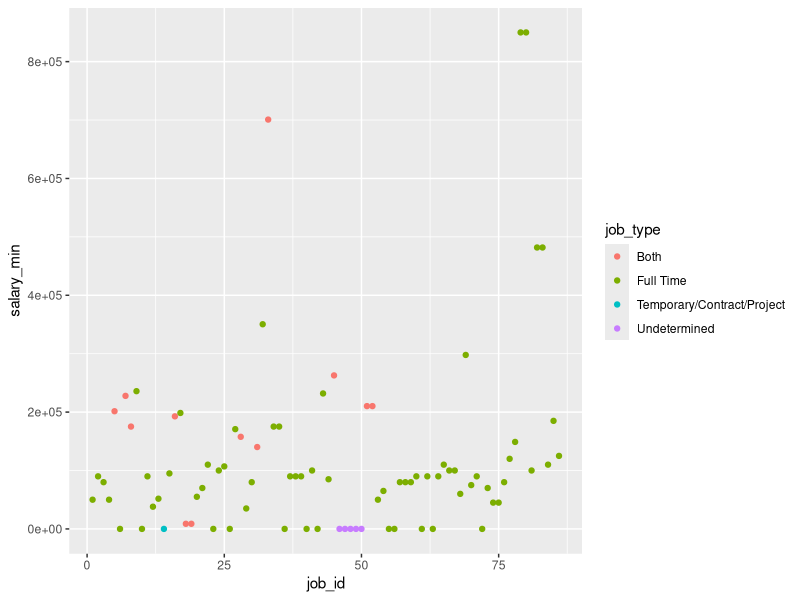

Generate this figure with R:
# write your script here
# writing an expression
var_1 <- 10 * 5

# loading packages
library(readr)
library(ggplot2)

# loading the monster_jobs dataset
monster_jobs_clean <- read_csv("monster_jobs_clean.csv")
View(monster_jobs_clean)

# ploting job_id vs salary_min
qplot(data = monster_jobs_clean,
      x = job_id,
      y = salary_min,
      color = job_type)
